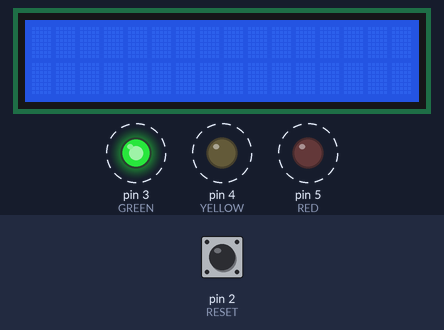
The sketch below on a simulated Arduino Uno, built with avr-gcc and run on an emulated ATmega328P. Parts: 16×2 character LCD, output pins drawn as LEDs (lit = HIGH). Dashed ring = blinking. The inputs (shaded band) are chosen by the test bench; at power-on: pin 2 (RESET) HIGH.

Above: at 1.26 s.
1.3 s: pin 2 (RESET) pulled LOW for 3.2 s
At 2.0 s:
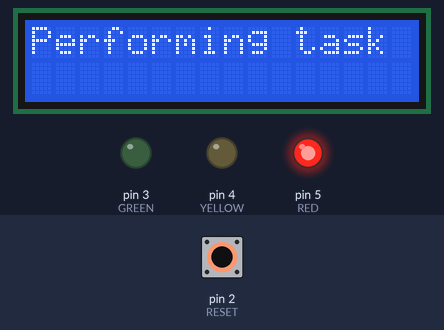
6.1 s: pin 2 (RESET) pulled LOW for 0.15 s
At 6.2 s:
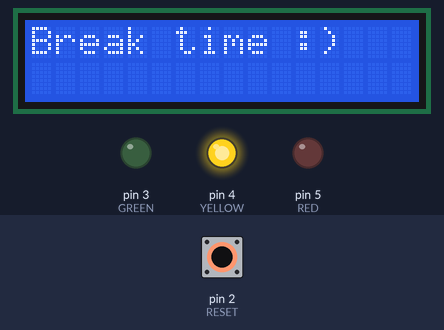
7.7 s: pin 2 (RESET) pulled LOW for 1 s
At 8.5 s:
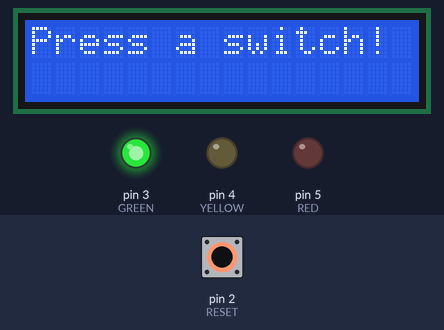
Timing chart, 0 to 16.2 s (numbered marks = the images above; inputs shaded):
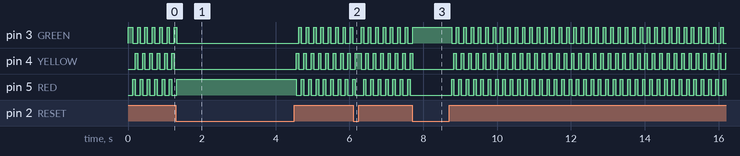

Measured:
- by itself, pin 3 (GREEN): repeats every 0.20 s: LOW 0.13 s, HIGH 0.07 s
- by itself, pin 4 (YELLOW): repeats every 0.20 s: HIGH 0.07 s, LOW 0.13 s
- by itself, pin 5 (RED): alternates HIGH for 0.07 s and LOW for 0.13 s

The sketch:

pomodoro_timer.ino
```cpp
/*
 * Pomodoro-Genuino timer
 *
 * This version is for model with LED traffic-lights and 16x2 LCD screen.
 *
 * @author Andrii Zablodskyi (andrey.zablodskiy@gmail.com)
 */
#include <LiquidCrystal.h>

const int RED = 5;
const int YELLOW = 4;
const int GREEN = 3;
const int RESET = 2;

const unsigned long TASK_LENGTH = 1500000; // Task length is 25 minutes
const unsigned long BREAK_LENGTH = 300000; // Assuming short break for 5 minutes

enum Mode {TASK, BREAK, IDLE_MODE};
int currentMode = IDLE_MODE;

unsigned long startMillis = 0;

LiquidCrystal lcd(13, 12, 9, 8, 7, 6);

void setup() {
  pinMode(RED, OUTPUT);
  pinMode(YELLOW, OUTPUT);
  pinMode(GREEN, OUTPUT);
  pinMode(RESET, INPUT);

  // init timer with IDLE mode
  digitalWrite(GREEN, HIGH);
  lcd.begin(16, 2);
  lcd.print("Press a switch!");
}

void loop() {
  // keep current mode
  if (digitalRead(RESET) == LOW) {
    unsigned long currentMillis = millis();
    if (currentMode == TASK && currentMillis - startMillis > TASK_LENGTH) {
       digitalWrite(RED, HIGH);
       delay(250); // blink with higher frequency as rest is needed :)
       lcd.clear();
       lcd.begin(16, 2);
       lcd.print("Have a break!");
       digitalWrite(RED, LOW);
       delay(250);
       lcd.clear();
    } else if (currentMode == BREAK && currentMillis - startMillis > BREAK_LENGTH) {
       digitalWrite(YELLOW, HIGH);
       delay(1000);
       lcd.clear();
       lcd.begin(16, 2);
       lcd.print("Break is over!");
       digitalWrite(YELLOW, LOW);
       delay(1000);
       lcd.clear();
    }
  } else {
    switchToNextMode();
  }
}

void switchToNextMode() {
  lcd.clear();
  lcd.begin(16, 2);

  switch(currentMode) {
    case IDLE_MODE:
         currentMode = TASK;
         startMillis = millis();
         digitalWrite(RED, HIGH);
         digitalWrite(YELLOW, LOW);
         digitalWrite(GREEN, LOW);
         lcd.print("Performing task");
         break;
    case TASK:
         currentMode = BREAK;
         startMillis = millis();
         digitalWrite(RED, LOW);
         digitalWrite(YELLOW, HIGH);
         digitalWrite(GREEN, LOW);
         lcd.print("Break time :)");
         break;
    case BREAK:
         currentMode = IDLE_MODE;
         digitalWrite(RED, LOW);
         digitalWrite(YELLOW, LOW);
         digitalWrite(GREEN, HIGH);
         lcd.print("Press a switch!");
  }
}
```
